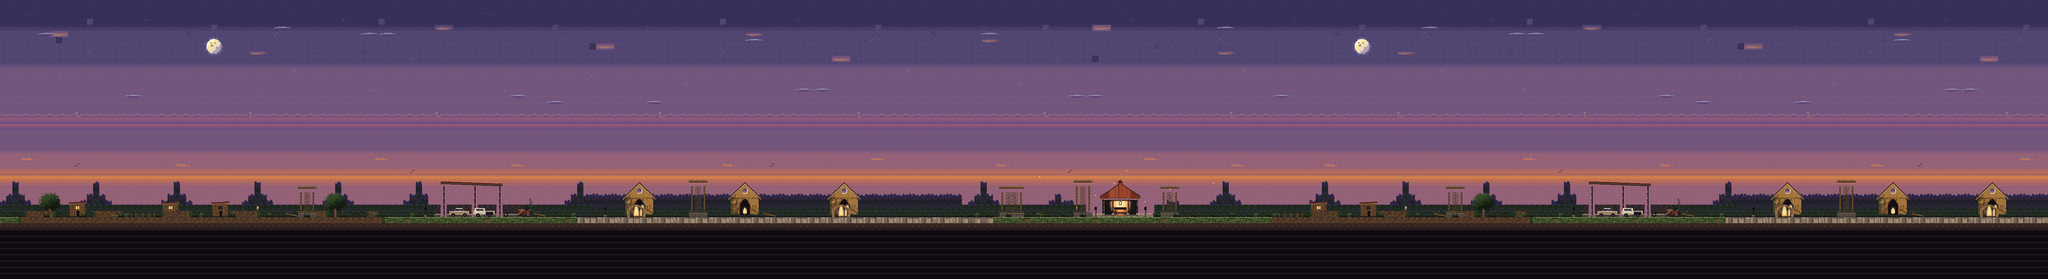

A 2D game scene composited from a Tiled map and its tileset images. What follows is a short description and the map's XML, with each tile layer's data collapsed to a summary:
An orthogonal 330x45 tile map with 16x16 px tiles, 6 tile layers (BG_Far, BG_Mid, BG_Near, Terrain, ...), 2 tilesets and 34 objects (13x Light, 5x Platform, 4x Pickup, 3x Checkpoint, PlayerSpawn, ...).

<map version="1.10" tiledversion="1.12.2" orientation="orthogonal" renderorder="right-down" width="330" height="45" tilewidth="16" tileheight="16" infinite="0" nextlayerid="20" nextobjectid="99">
 <properties>
  <property name="stage_id" value="boss_venado" />
  <property name="stage_name" value="VENADO" />
  <property name="time_limit" type="int" value="0" />
  <property name="bgm_track" value="bgm_zone1_boss" />
  <property name="background_zone" value="zone1" />
  <property name="schema_version" type="int" value="1" />
  <property name="author" value="José Jahel Morales Briceño" />
  <property name="zone" type="int" value="1" />
  <property name="start_hour" value="night" />
  <property name="day_length" type="float" value="0" />
  <property name="ambient_light" type="float" value="1.0" />
  <property name="bloom" type="float" value="0.08" />
  <property name="vignette" type="float" value="0.32" />
  <property name="ambient_fx" type="string" value="leaves" />
  <property name="ambient_fx_rate" type="float" value="10" />
  <property name="bpm" type="float" value="100" />
  <property name="compas" type="int" value="4" />
 </properties>
 <tileset firstgid="1" name="tileset_residencias_crepusculo" tilewidth="16" tileheight="16" tilecount="266" columns="12">
  <image source="../../tilesets/tileset_residencias_crepusculo.png" width="192" height="368" trans="000000" />
 </tileset>
 <tileset firstgid="267" name="tileset_residencias_crepusculo_bgfar_bruma" tilewidth="16" tileheight="16" tilecount="20" columns="12">
  <image source="../../tilesets/tileset_residencias_crepusculo_bgfar_bruma.png" width="192" height="32" trans="000000" />
 </tileset>
 <layer id="1" name="BG_Far" width="330" height="45">
  <data>[14850 cells, 14850 non-empty, 20 distinct tile ids]</data>
 </layer>
 <layer id="2" name="BG_Mid" width="330" height="45">
  <data>[14850 cells, 2125 non-empty, 32 distinct tile ids]</data>
 </layer>
 <layer id="3" name="BG_Near" width="330" height="45">
  <data>[14850 cells, 331 non-empty, 127 distinct tile ids]</data>
 </layer>
 <layer id="4" name="Terrain" width="330" height="45">
  <data>[14850 cells, 3472 non-empty, 48 distinct tile ids]</data>
 </layer>
 <layer id="5" name="Terrain_Detail" width="330" height="45">
  <data>[14850 cells, 249 non-empty, 42 distinct tile ids]</data>
 </layer>
 <objectgroup id="6" name="Objects">
  <object id="1" name="PlayerSpawn_01" type="PlayerSpawn" x="48" y="560">
   <point />
  </object>
  <object id="2" name="BossVenado_01" type="BossVenado" x="3168" y="240">
   <point />
  </object>
  <object id="3" name="ArenaZone_01" type="ArenaZone" x="2480" y="0" width="784" height="608" />
  <object id="4" name="CameraLock_01" type="CameraLock" x="2480" y="0" width="800" height="608">
   <properties>
    <property name="lock_x" type="bool" value="true" />
    <property name="lock_y" type="bool" value="true" />
   </properties>
  </object>
  <object id="5" name="Light_CarportLamp_01" type="Light" x="1088" y="528" width="16" height="16">
   <properties>
    <property name="radius" type="float" value="90" />
    <property name="color" type="string" value="warm" />
    <property name="intensity" type="float" value="0.75" />
    <property name="flicker" type="bool" value="true" />
    <property name="flicker_speed" type="float" value="4.0" />
    <property name="flicker_amount" type="float" value="0.20" />
   </properties>
  </object>
  <object id="6" name="Light_ArcosLamp_01" type="Light" x="1552" y="528" width="16" height="16">
   <properties>
    <property name="radius" type="float" value="80" />
    <property name="color" type="string" value="warm" />
    <property name="intensity" type="float" value="0.65" />
    <property name="flicker" type="bool" value="true" />
    <property name="flicker_speed" type="float" value="4.0" />
    <property name="flicker_amount" type="float" value="0.20" />
   </properties>
  </object>
  <object id="7" name="Light_ArenaLampWest_01" type="Light" x="2816" y="528" width="16" height="16">
   <properties>
    <property name="radius" type="float" value="100" />
    <property name="color" type="string" value="warm" />
    <property name="intensity" type="float" value="0.85" />
    <property name="flicker" type="bool" value="true" />
    <property name="flicker_speed" type="float" value="4.5" />
    <property name="flicker_amount" type="float" value="0.22" />
   </properties>
  </object>
  <object id="8" name="Light_ArenaLampEast_01" type="Light" x="2944" y="528" width="16" height="16">
   <properties>
    <property name="radius" type="float" value="100" />
    <property name="color" type="string" value="warm" />
    <property name="intensity" type="float" value="0.85" />
    <property name="flicker" type="bool" value="true" />
    <property name="flicker_speed" type="float" value="4.5" />
    <property name="flicker_amount" type="float" value="0.22" />
   </properties>
  </object>
  <object id="9" name="Light_ArcosOculo_01" type="Light" x="1872" y="496" width="16" height="16">
   <properties>
    <property name="radius" type="float" value="140" />
    <property name="color" type="string" value="cold" />
    <property name="intensity" type="float" value="0.5" />
   </properties>
  </object>
  <object id="30" name="Light_HogarLampA_01" type="Light" x="192" y="528" width="16" height="16">
   <properties>
    <property name="radius" type="float" value="70" />
    <property name="color" type="string" value="warm" />
    <property name="intensity" type="float" value="0.65" />
    <property name="flicker" type="bool" value="true" />
    <property name="flicker_speed" type="float" value="3.5" />
    <property name="flicker_amount" type="float" value="0.18" />
   </properties>
  </object>
  <object id="31" name="Light_HogarLampB_01" type="Light" x="640" y="528" width="16" height="16">
   <properties>
    <property name="radius" type="float" value="70" />
    <property name="color" type="string" value="warm" />
    <property name="intensity" type="float" value="0.60" />
    <property name="flicker" type="bool" value="true" />
    <property name="flicker_speed" type="float" value="3.5" />
    <property name="flicker_amount" type="float" value="0.18" />
   </properties>
  </object>
  <object id="32" name="Light_HogarLampC_01" type="Light" x="928" y="528" width="16" height="16">
   <properties>
    <property name="radius" type="float" value="60" />
    <property name="color" type="string" value="warm" />
    <property name="intensity" type="float" value="0.50" />
    <property name="flicker" type="bool" value="true" />
    <property name="flicker_speed" type="float" value="3.5" />
    <property name="flicker_amount" type="float" value="0.18" />
   </properties>
  </object>
  <object id="33" name="Light_AbandonoLamp_01" type="Light" x="1360" y="528" width="16" height="16">
   <properties>
    <property name="radius" type="float" value="55" />
    <property name="color" type="string" value="warm" />
    <property name="intensity" type="float" value="0.40" />
    <property name="flicker" type="bool" value="true" />
    <property name="flicker_speed" type="float" value="2.5" />
    <property name="flicker_amount" type="float" value="0.25" />
   </properties>
  </object>
  </objectgroup>
 <objectgroup id="7" name="Collision">
  <!-- 8 objects omitted --></objectgroup>
 <layer id="8" name="FG_Overlay" width="330" height="45">
  <data>[14850 cells, 77 non-empty, 13 distinct tile ids]</data>
 </layer>
</map>
<!-- 21 of 34 objects omitted -->
